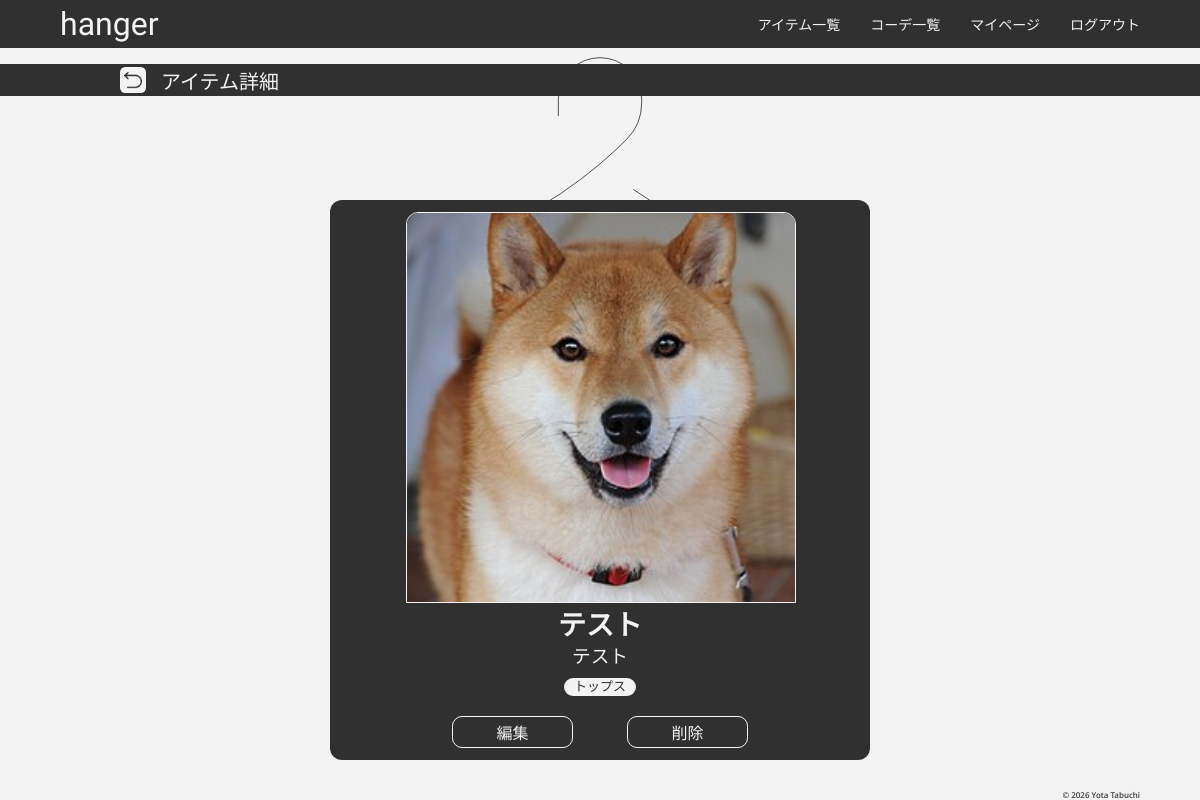
Page /outfit/11/20/detail/ (signed in) on the committed database.
### hanger/models.py (models this page shows, shortened)
class Item(models.Model):   #アイテム
    name = models.CharField(max_length=100)
    brand = models.CharField(max_length=100, null=True)
    thumbnail = models.ImageField(null=True, blank=True)
    category = models.CharField(
        max_length=100,
        choices = CATEGORY
    )
    user = models.ForeignKey('auth.user', on_delete=models.CASCADE)

### hanger/views.py (the view)
# urls.py: path('outfit/<int:outfit_id>/<int:pk>/detail/', views.DetailOutfitItemView.as_view(), name='detail-outfit-item'),
class DetailOutfitItemView(LoginRequiredMixin, DetailView):       #コーデ→アイテム詳細
    template_name = 'hanger/item_detail.html'
    model = Item
    def get_object(self, queryset=None):
        outfit_id = self.kwargs.get('outfit_id')
        item_id = self.kwargs.get('pk')
        return get_object_or_404(Item, pk=item_id)
    def get_context_data(self, **kwargs):
        context = super().get_context_data(**kwargs)
        context['outfit'] = get_object_or_404(Outfit, pk=self.kwargs.get('outfit_id'))
        return context

### hanger/templates/hanger/item_detail.html (shortened to what this page needs)
{% extends 'header_and_back.html' %}
{% load static %}
{% block nav %}
<nav>
    <ul>
        <li><a href="{% url 'list-item' %}" class="color-light">アイテム一覧</a></li>
        <li><a href="{% url 'list-outfit' %}" class="color-light">コーデ一覧</a></li>
        <li><a href="" class="color-light">マイページ</a></li>
        <li><a href="{% url 'accounts:logout' %}" class="color-light">ログアウト</a></li>
    </ul>
</nav>
{% endblock %}
{% block page-title %}
<div class="detail-create-title-bar-items">
    {% if outfit %}
    <a class="return-search-box" href="{% url 'detail-outfit' outfit.pk %}">
        <img class="return-search-img" src="{% static 'hanger/img/icon-park-outline--return.png' %}">
    </a>
    {% else %}
    <a class="return-search-box" href="{% url 'list-item' %}">
        <img class="return-search-img" src="{% static 'hanger/img/icon-park-outline--return.png' %}">
    </a>
    {% endif %}
    <h2 class="page-title">アイテム詳細</h2>
</div>
{% endblock %}
{% block content_child %}
<div class="item-detail-content">
    <div class="item-detail-items background-dark">
        <div class="img-box">
            <img class="item-detail-img border-light" src="{{ object.thumbnail.url }}">
        </div>
        <h1 class="item-detail-title color-light">{{ object.name }}</h1>
        <h3 class="item-detail-brand color-light">{{ object.brand }}</h3>
        <div class="item-detail-category-items">
            <div class="item-detail-category-box">
                <h4 class="item-detail-category color-light">{{ object.category }}</h4>
            </div>
        </div>
        <div class="item-detail-button-items">
            {% if outfit %}
            <a class="item-detail-button-box background-dark border-light" href="{% url 'update-outfit-item' outfit_id=outfit.pk pk=object.pk %}">
                <h3 class="item-detail-button-title color-light">編集</h2>
            </a>
            <a class="item-detail-button-box background-dark border-light" href="{% url 'delete-outfit-item' outfit_id=outfit.pk pk=object.pk %}">
                <h3 class="item-detail-button-title color-light">削除</h2>
            </a>
            {% endif %}
        </div>
    </div>
</div>
{% endblock %}

### hanger/static/hanger/css/style.css (style rules this page uses)
* { margin: 0; padding: 0; }
.background-dark { background-color: #303030; }
.color-light { color: #f3f3f3; }
.border-light { border: solid; border-color: #f3f3f3; }
nav { display: none; }
.page-title { color: #f3f3f3; font-family: "Zen Kaku Gothic New", sans-serif; font-weight: 500; font-style: normal; font-size: 20px; }
.detail-create-title-bar-items { width: 90%; height: 100%; margin: 0 auto; display: flex; gap: 5%; align-items: center; }
.return-search-box { width: 26px; height: 26px; border-radius: 20%; background-color: #f3f3f3; display: flex; justify-content: center; align-items: center; }
.return-search-img { width: 22px; aspect-ratio: 1; object-fit: cover; }
.item-detail-content { margin: 0 auto; width: 90%; padding-top: 160px }
.item-detail-items { width: 100%; padding: 12px 0 12px 0; font-family: "Zen Kaku Gothic New", sans-serif; border-radius: 12px; display: flex; flex-direction: column; justify-content: center; text-align: center; }
.img-box { width: 72%; margin: 0 auto; }
.item-detail-img { width: 100%; aspect-ratio: 1; object-fit: cover; border-width: 0.5px; border-radius: 12px 12px 0 0; }
.item-detail-title { font-weight: 700; font-size: 28px; margin-top: -4px; }
.item-detail-brand { font-weight: 500; margin-top: -2px; }
.item-detail-category-items { width: 100%; display: flex; justify-content: center; margin-top: 10px; }
.item-detail-category-box { background-color: #f3f3f3; height: 18px; border-radius: 10px; width: fit-content; display: flex; align-items: center; justify-content: center; }
.item-detail-category { color: #303030; font-size: 13px; font-weight: 500; padding: 0 10px 2px 10px; }
.item-detail-button-items { margin-top: 20px; display: flex; justify-content: center; align-items: center; gap: 10%; }
.item-detail-button-title { font-family: "Zen Kaku Gothic New", sans-serif; font-weight: 400; padding: 0 8px 0 8px; font-size: 16px; }
@media screen and (min-width: 960px) { nav { display: block; } }
@media screen and (min-width: 960px) { ul { display: flex; justify-content: space-between; align-items: center; list-style: none; font-size: 14px; gap: 30px; font-family: "Zen Kaku Gothic New", sans-serif; font-weight: 500; } }
@media screen and (min-width: 960px) { .detail-create-title-bar-items { gap: 15px; width: 80%; } }
@media screen and (min-width: 960px) { .item-detail-content { width: 540px; transform: translate(0, 40px); } }

### rows in the picture
Item: thumbnail (picture), name "テスト", brand "テスト", category "トップス"
